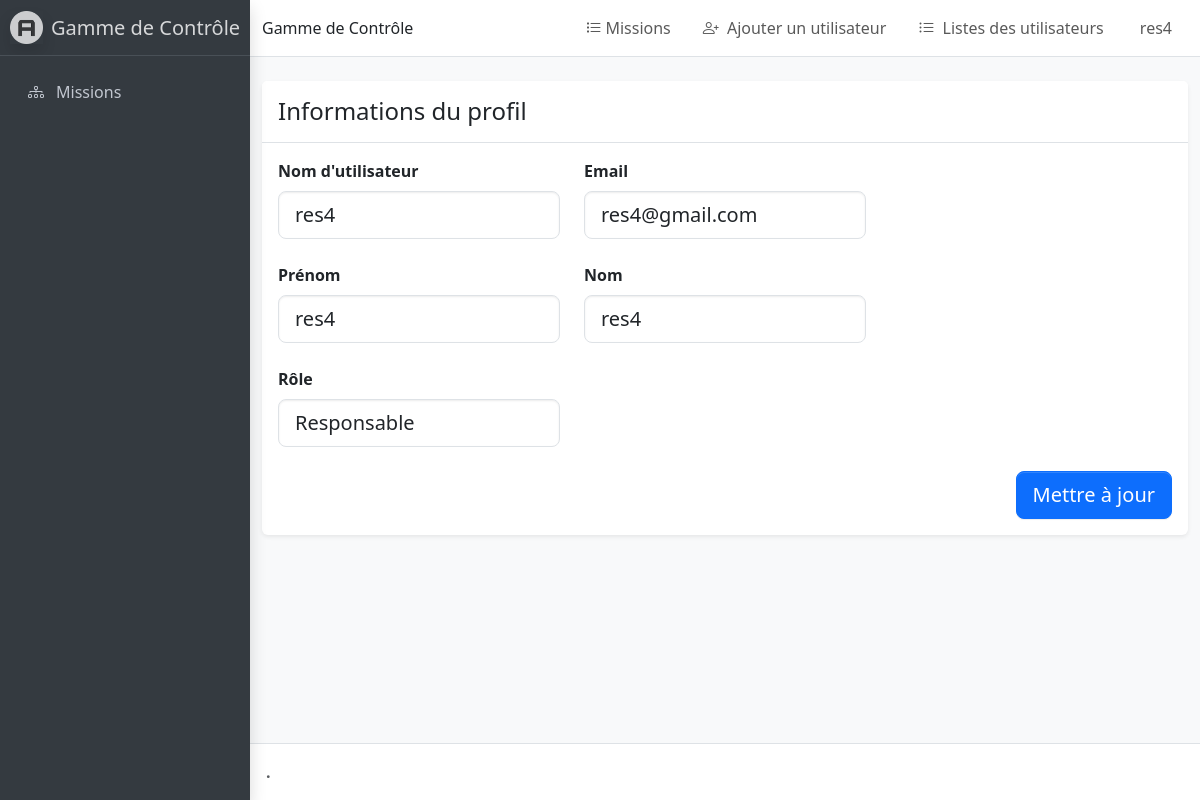
Screenshot of /gamme/profile/ (signed in) with the database file from the repository.
### Gamme/models.py (models this page shows, shortened)
class User(AbstractUser):
    is_admin = models.BooleanField(default=False, verbose_name='Admin')
    is_op = models.BooleanField(default=False, verbose_name='Opérateur')
    is_rs = models.BooleanField(default=False, verbose_name='Responsable')
    is_ro = models.BooleanField(default=False, verbose_name='RO')

### Gamme/views.py (the view, shortened to what this page needs)
# urls.py: path('gamme/profile/', ProfileView.as_view(), name='profile'),
class ProfileView(LoginRequiredMixin, View):
    template_name = 'gamme/profile.html'
    def get(self, request, *args, **kwargs):
        form = ProfileUpdateForm(instance=request.user)
        return render(request, self.template_name, {'form': form, 'user': request.user})

### Gamme/forms.py (shortened to what this page needs)
class ProfileUpdateForm(forms.ModelForm):
    class Meta:
        model = User
        fields = ['username', 'email', 'first_name', 'last_name']
    def __init__(self, *args, **kwargs):
        super().__init__(*args, **kwargs)
        if self.instance:
            self.fields['username'].label = 'Nom d\'utilisateur'
            self.fields['email'].label = 'Email'
            self.fields['first_name'].label = 'Prénom'
            self.fields['last_name'].label = 'Nom'

### Gamme/templates/gamme/profile.html (shortened to what this page needs)
{% extends 'Gamme/admin_base.html' %}
{% block content %}
<div class="container-fluid mt-4">
    <div class="row">
        <div class="col-12">
            <div class="card shadow-sm border-0">
                <div class="card-header bg-white border-bottom">
                    <h4 class="mb-0">Informations du profil</h4>
                </div>
                <div class="card-body">
                    <form method="post" action="{% url 'Gamme:profile' %}" enctype="multipart/form-data">
                        <div class="row align-items-center mb-4">
                            <div class="col-md-8">
                                <div class="row g-4">
                                    <div class="col-md-6">
                                        <div class="form-group">
                                            <label class="form-label fw-bold">Nom d'utilisateur</label>
                                            <input type="text" name="username" class="form-control form-control-lg" value="{{ user.username }}" required>
                                        </div>
                                    </div>
                                    <div class="col-md-6">
                                        <div class="form-group">
                                            <label class="form-label fw-bold">Email</label>
                                            <input type="email" name="email" class="form-control form-control-lg" value="{{ user.email }}" required>
                                        </div>
                                    </div>
                                    <div class="col-md-6">
                                        <div class="form-group">
                                            <label class="form-label fw-bold">Prénom</label>
                                            <input type="text" name="first_name" class="form-control form-control-lg" value="{{ user.first_name }}">
                                        </div>
                                    </div>
                                    <div class="col-md-6">
                                        <div class="form-group">
                                            <label class="form-label fw-bold">Nom</label>
                                            <input type="text" name="last_name" class="form-control form-control-lg" value="{{ user.last_name }}">
                                        </div>
                                    </div>
                                    <div class="col-md-6">
                                        <div class="form-group">
                                            <label class="form-label fw-bold">Rôle</label>
                                            <input type="text" class="form-control form-control-lg"
                                                value="{% if user.is_op %}Admin{% elif user.is_rs %}Responsable{% endif %}" readonly>
                                        </div>
                                    </div>
                                </div>
                            </div>
                        </div>
                        <div class="text-end mt-4">
                            <button type="submit" class="btn btn-primary btn-lg">Mettre à jour</button>
                        </div>
                    </form>
                </div>
            </div>
        </div>
    </div>
</div>
{% endblock %}

### templates/gamme/admin_base.html (shortened to what this page needs)
{% load static %}
<!doctype html>
<html lang="en">
  <head>
    <link rel="stylesheet" href="{% static 'gamme/dist/css/adminlte.min.css' %}">
    <link
      rel="stylesheet"
      href="https://cdn.jsdelivr.net/npm/@fontsource/source-sans-3@5.0.12/index.css"
      media="print"
      onload="this.media='all'"
    />
    <link
      rel="stylesheet"
      href="https://cdn.jsdelivr.net/npm/overlayscrollbars@2.11.0/styles/overlayscrollbars.min.css"
    />
    <link
      rel="stylesheet"
      href="https://cdn.jsdelivr.net/npm/bootstrap-icons@1.13.1/font/bootstrap-icons.min.css"
    />
    <link rel="stylesheet" href="./css/adminlte.css" />
    <link
      rel="stylesheet"
      href="https://cdn.jsdelivr.net/npm/apexcharts@3.37.1/dist/apexcharts.css"
    />
    <link rel="stylesheet" href="https://cdn.jsdelivr.net/npm/bootstrap-icons@1.11.1/font/bootstrap-icons.css">
    <link
      rel="stylesheet"
      href="https://cdn.jsdelivr.net/npm/jsvectormap@1.5.3/dist/css/jsvectormap.min.css"
    />
  </head>
  <body class="{% if not user.is_op %}layout-fixed sidebar-expand-lg sidebar-open{% endif %} bg-body-tertiary">
    <div class="app-wrapper">
<nav class="app-header navbar navbar-expand bg-body">
  <div class="container-fluid">
    <span class="brand-text fw-light">Gamme de Contrôle</span>
    <ul class="navbar-nav ms-auto">
      {% if not user.is_op %}
      <li class="nav-item">
        <a class="nav-link" href="{% url 'Gamme:missioncontrole_list' %}">
          <i class="bi bi-list-task me-1"></i>Missions
        </a>
      </li>
      <li class="nav-item">
        <a href="{% url 'Gamme:ajouter_utilisateur' %}" class="nav-link">
          <i class="bi bi-person-plus me-1"></i> Ajouter un utilisateur
        </a>
      </li>
      <li class="nav-item">
        <a href="{% url 'Gamme:user_list' %}" class="nav-link">
          <i class="bi bi-list-ul me-1"></i> Listes des utilisateurs
        </a>
      </li>
      {% endif %}
      <li class="nav-item dropdown user-menu">
        <a href="#" class="nav-link dropdown-toggle" data-bs-toggle="dropdown">
          <span class="d-none d-md-inline">{{user.username}}</span>
        </a>
      </li>
    </ul>
  </div>
</nav>
      {% if not user.is_op %}
      <aside class="app-sidebar bg-body-secondary shadow" data-bs-theme="dark">
        <div class="sidebar-brand">
          <a href="../index.html" class="brand-link">
            <img
              src="{% static 'gamme/dist/assets/img/AdminLTELogo.png' %}"
              alt="Gamme de Contrôle Logo"
              class="brand-image opacity-75 shadow"
            />
            <span class="brand-text fw-light">Gamme de Contrôle</span>
          </a>
        </div>
        <div class="sidebar-wrapper">
          <nav class="mt-2">
            <ul
              class="nav sidebar-menu flex-column"
              data-lte-toggle="treeview"
              role="navigation"
              aria-label="Main navigation"
              data-accordion="false"
              id="navigation"
            >
              <li class="nav-item">
                <a href="{% url 'Gamme:missioncontrole_list' %}" class="nav-link">
                  <i class="nav-icon bi bi-diagram-3"></i>
                  <p>
                    Missions
                  </p>
                </a>
              </li>
            </ul>
          </nav>
        </div>
      </aside>
      {% endif %}
      <main class="app-main">
      {% block content %}
      {% endblock %}
      </main>
      <footer class="app-footer">
        <strong>
          <a href="https://adminlte.io" class="text-decoration-none"></a>.
        </strong>
      </footer>
    </div>
  </body>
</html>

### rows the page displays
User: username "res4", email "res4@gmail.com", first_name "res4", last_name "res4", is_op+is_rs "Responsable"
